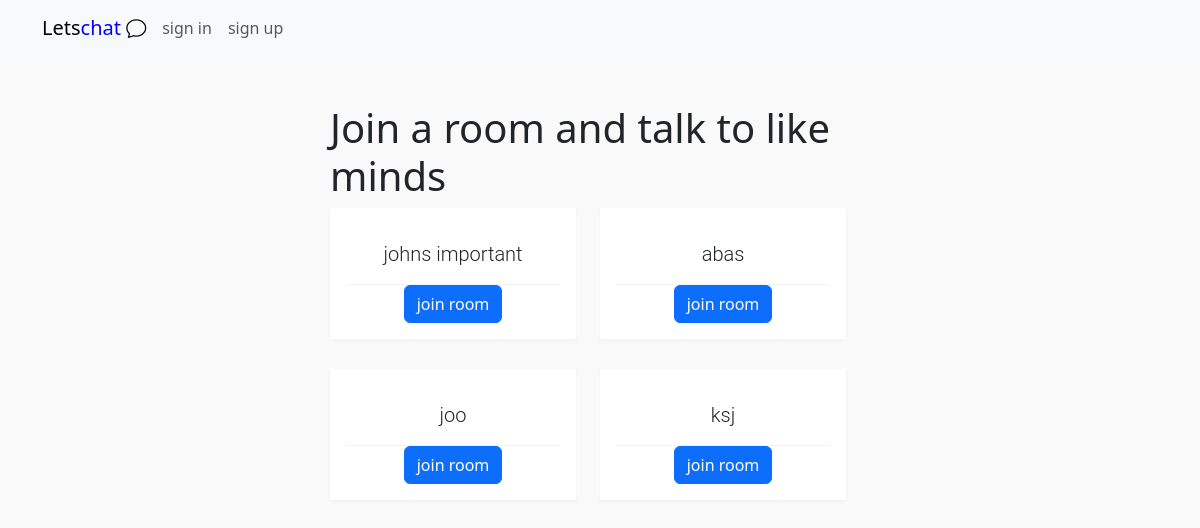
The page /joinroom/ on the database its author committed.
### chatApp/models.py (models this page shows, shortened)
class Room(models.Model):
    roomName = models.CharField(max_length=150,unique=True,null=False,blank=False)
    slug = models.CharField(max_length=100)

### chatApp/views.py (the view)
# urls.py: path('joinroom/',views.JoinRoom.as_view(),name='joinRoom'),
class JoinRoom(TemplateView):
    template_name = 'joinRoom.html'
    def get_context_data(self, **kwargs):
        context = super(JoinRoom, self).get_context_data(**kwargs)
        context['data'] = Room.objects.all()
        return context

### templates/joinRoom.html
{% extends 'base.html' %}
{% block body %}
<div class="page-content page-container" id="page-content">
    <div class="padding">
        <div class="row container d-flex justify-content-center">
            <div class="col-md-6">
                <h1>Join a room and talk to like minds</h1>
                <div class="row">
                    {% for room in data %}
                        <div class="col-md-6">
                            <div class="card text-center">
                                <div class="card-body">
                                    <h5 class="card-title">{{room.roomName}}</h5>
                                    <a href="{% url 'chat:room' room.slug %}" class="btn btn-primary">join room</a>
                                </div>
                            </div>
                        </div>
                    {% endfor %}
                </div>
            </div>
        </div>
    </div>
</div>
{% endblock %}

### static/css/chatCss.css (style rules this page uses)
.card { border: 0; border-radius: 0px; margin-bottom: 30px; -webkit-box-shadow: 0 2px 3px rgba(0,0,0,0.03); box-shadow: 0 2px 3px rgba(0,0,0,0.03); -webkit-transition: .5s; transition: .5s; }
.padding { padding: 3rem !important }
body { background-color: #f9f9fa }
.card-title { font-family: Roboto,sans-serif; font-weight: 300; line-height: 1.5; margin-bottom: 0; padding: 15px 20px; border-bottom: 1px solid rgba(77,82,89,0.07); }

### rows shown on the page
Room: roomName "johns important"
Room: roomName "abas"
Room: roomName "joo"
Room: roomName "ksj"
